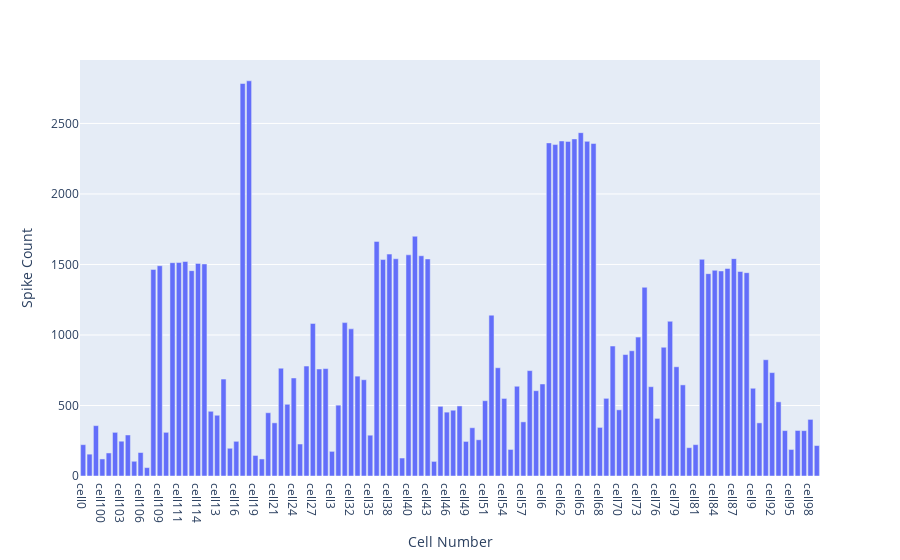

Notebook cell for this chart:
### Markdown cell above
## Number of Spike' distribution for the All the cells irrespective of the stim condition
### (note : few cells have exposure to 20 stim_diam, most of them 19)

### Code cell
tempdf = (datadf.groupby(["Cell Number"])['Spike Count'].sum()).reset_index()
fig = px.bar(tempdf,x = tempdf["Cell Number"],y = tempdf["Spike Count"])
fig.update_layout(autosize=True )
fig.show()

### Figure 1 — Plotly figure (JSON) as saved in the notebook; plotly's stock layout.template omitted (floating-point values rounded to 4 significant figures)
{"data": [{"alignmentgroup": "True", "hovertemplate": "Cell Number=%{x}<br>Spike Count=%{y}<extra></extra>", "legendgroup": "", "marker": {"color": "#636efa", "pattern": {"shape": ""}}, "name": "", "offsetgroup": "", "orientation": "v", "showlegend": false, "textposition": "auto", "type": "bar", "x": ["cell0", "cell1", "cell10", "cell100", "cell101", "cell102", "cell103", "cell104", "cell105", "cell106", "cell107", "cell108", "cell109", "cell11", "cell110", "cell111", "cell112", "cell113", "cell114", "cell115", "cell12", "cell13", "cell14", "cell15", "cell16", "cell17", "cell18", "cell19", "cell2", "cell20", "cell21", "cell22", "cell23", "cell24", "cell25", "cell26", "cell27", "cell28", "cell29", "cell3", "cell30", "cell31", "cell32", "cell33", "cell34", "cell35", "cell36", "cell37", "cell38", "cell39", "cell4", "cell40", "cell41", "cell42", "cell43", "cell44", "cell45", "cell46", "cell47", "cell48", "cell49", "cell5", "cell50", "cell51", "cell52", "cell53", "cell54", "cell55", "cell56", "cell57", "cell58", "cell59", "cell6", "cell60", "cell61", "cell62", "cell63", "cell64", "cell65", "cell66", "cell67", "cell68", "cell69", "cell7", "cell70", "cell71", "cell72", "cell73", "cell74", "cell75", "cell76", "cell77", "cell78", "cell79", "cell8", "cell80", "cell81", "cell82", "cell83", "cell84", "cell85", "cell86", "cell87", "cell88", "cell89", "cell9", "cell90", "cell91", "cell92", "cell93", "cell94", "cell95", "cell96", "cell97", "cell98", "cell99"], "xaxis": "x", "y": [222.2, 154.9, 357.2, 120.9, 163.4, 309.5, 246.7, 290.9, 104.4, 166.4, 59.55, 1465.0, 1491, 309.7, 1513.0, 1514.0, 1521.0, 1456.0, 1508.0, 1504.0, 458.9, 430.8, 687.5, 196.7, 246.0, 2783.0, 2802.0, 145.7, 120.9, 448.7, 377.1, 764.2, 508.6, 695.1, 226.8, 779.8, 1082.0, 758.8, 761.7, 174.7, 502.3, 1088.0, 1043.0, 708.2, 682.6, 289.3, 1664.0, 1535.0, 1574.0, 1541.0, 127.5, 1568.0, 1700.0, 1562.0, 1539.0, 103.5, 494.2, 452.8, 466.4, 496.7, 245.2, 342.2, 256.9, 534, 1140.0, 767.7, 550, 188.3, 636.4, 383.9, 747.4, 604.9, 652.5, 2362.0, 2350.0, 2376.0, 2373.0, 2390.0, 2435.0, 2373.0, 2358.0, 344.6, 550.7, 921.7, 469.3, 861.2, 888.0, 984.8, 1338.0, 633.3, 408.6, 912.9, 1097.0, 774.5, 646.1, 200.9, 222.4, 1536.0, 1435.0, 1459.0, 1454.0, 1472.0, 1541.0, 1450.0, 1442.0, 622.1, 376.7, 824.5, 733.1, 526.0, 321.9, 188.2, 322.9, 321.8, 401.5, 215.9], "yaxis": "y"}], "layout": {"autosize": true, "barmode": "relative", "legend": {"tracegroupgap": 0}, "margin": {"t": 60}, "xaxis": {"anchor": "y", "domain": [0, 1], "title": {"text": "Cell Number"}}, "yaxis": {"anchor": "x", "domain": [0, 1], "title": {"text": "Spike Count"}}}}
